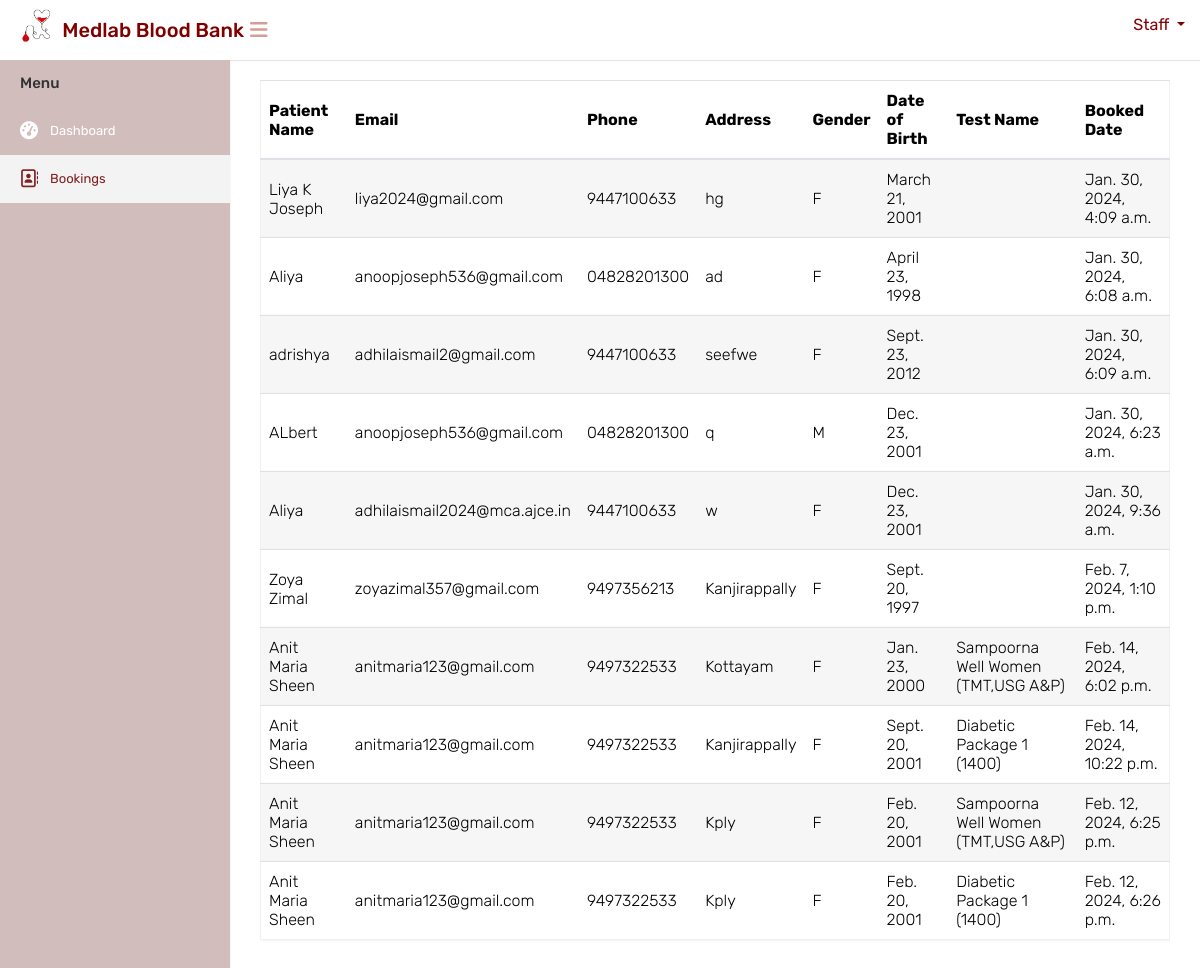
The page /labtestbookings on the database as committed earlier.
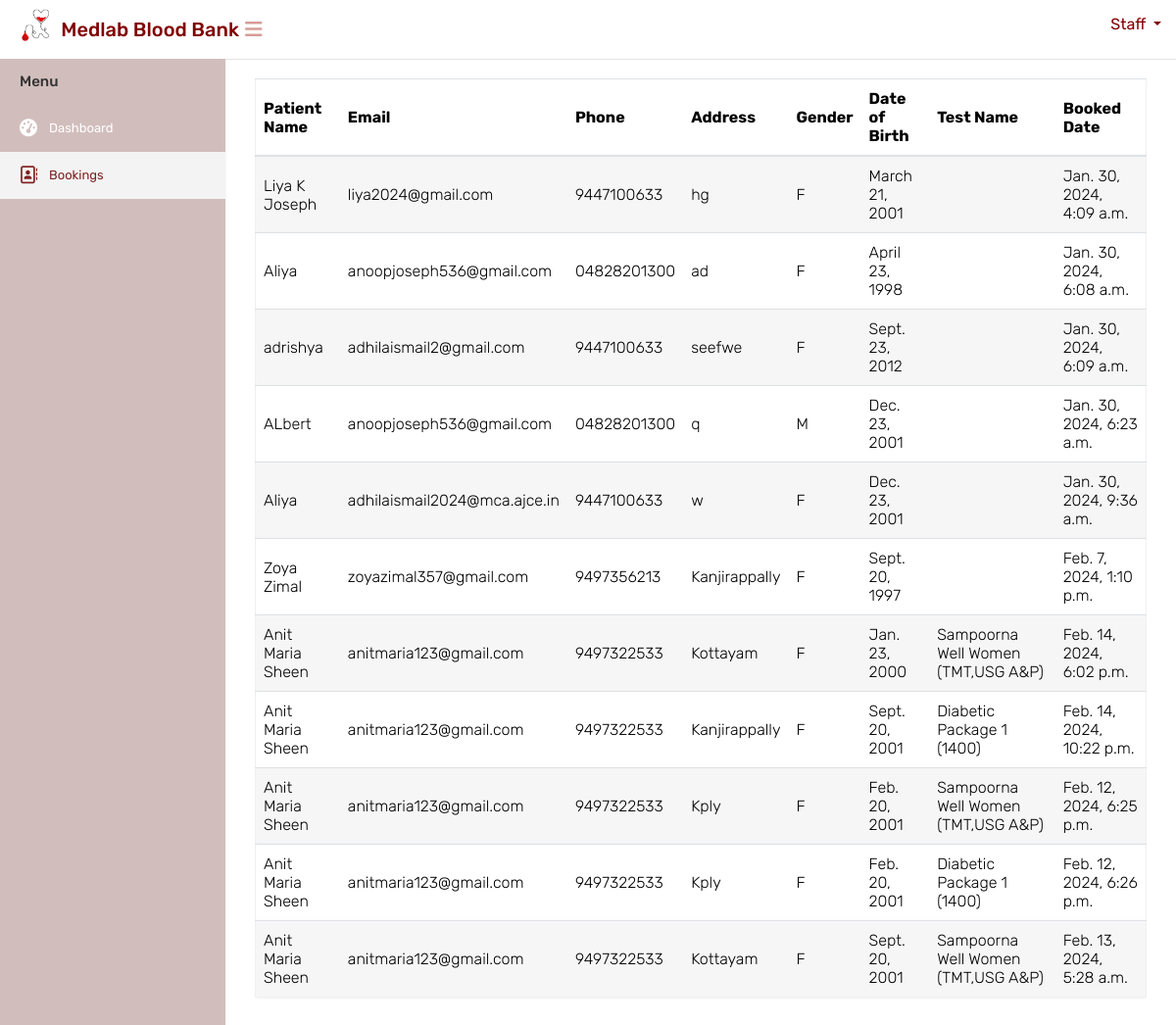
The same page on the database as committed later.
### website/models.py (models this page shows, shortened)
class Booking(models.Model):
    STATUS_CHOICES = (
        ('booked', 'Booked'),
        ('cancelled', 'Cancelled'),
        ('expired', 'Expired'),
    )
    patient = models.ForeignKey(Patient, on_delete=models.CASCADE)
    booked_date = models.DateTimeField(auto_now_add=True)
    test_date = models.DateField( null=True,blank=True)
    status = models.CharField(max_length=20, choices=STATUS_CHOICES, default='booked')

class Patient(models.Model):
    user = models.ForeignKey(CustomUser, on_delete=models.CASCADE, default=1, related_name='patient_user')
    full_name = models.CharField(max_length=255)
    email = models.EmailField()
    phone = models.CharField(max_length=15)
    address = models.TextField()
    gender = models.CharField(max_length=1, choices=[('M', 'Male'), ('F', 'Female'), ('O', 'Other')])
    date_of_birth = models.DateField()
    selected_test = models.ForeignKey(LaboratoryTest, on_delete=models.SET_NULL, null=True, blank=True)

class LaboratoryTest(models.Model):
    test_name = models.CharField(max_length=255)
    test_price = models.DecimalField(max_digits=10, decimal_places=2)
    package_details = models.JSONField()

### website/views.py (the view)
# urls.py: path('labtestbookings',views.labtestbookings, name='labtestbookings'),
def labtestbookings(request):
    appointments = Booking.objects.all()
    test_name= Patient.objects
    context = {'appointments': appointments}
    return render(request, 'labstaff/viewbookings.html', context)

### templates/labstaff/viewbookings.html (shortened to what this page needs)
{% load static %}
<html lang="en">
<head>
    <link rel="stylesheet" type="text/css" href="{% static 'mainuser/css/bootstrap.min.css' %}">
    <link rel="stylesheet" type="text/css" href="{% static 'mainuser/css/font-awesome.min.css' %}">
    <link rel="stylesheet" type="text/css" href="{% static 'mainuser/css/select2.min.css' %}">
    <link rel="stylesheet" type="text/css" href="{% static 'mainuser/css/style.css' %}">
</head>
<body>
    <div class="main-wrapper">
        <div class="header" style="background-color:white;height:60px;">
			<div class="header-left">
				<a href="{% url 'adminindex' %}" class="logo" style="color: black;">
					<img src="{% static 'mainuser/img/logocopy.png' %}" width="75" height="40" alt="" style="margin-left:15px"> <span style="color: maroon;font-size: 20px;margin-top:10px; margin-left:-10px;white-space: nowrap;">Medlab Blood Bank</span>
				</a>
			</div>
			<a id="toggle_btn" href="javascript:void(0);" style="color:#d69c98;margin-top:20px;margin-left:10px;"><i class="fa fa-bars"></i></a>
            <ul class="nav user-menu float-right">
                <li class="nav-item dropdown has-arrow">
                    <a href="#" class="dropdown-toggle nav-link user-link" data-toggle="dropdown"style="color:maroon">
						<span style="color:maroon;">Staff</span>
                    </a>
                </li>
            </ul>
        </div>
        <div class="sidebar" id="sidebar">
            <div class="sidebar-inner slimscroll">
                <div id="sidebar-menu" class="sidebar-menu">
                    <ul>
                        <li class="menu-title">Menu</li>
                        <li>
                            <a href="{% url 'labstaffindex' %}"><i class="fa fa-dashboard"></i> <span>Dashboard</span></a>
                        </li>
						<li  class="active">
                            <a href="{% url 'labtestbookings' %}"><i class="fa fa-address-book-o"></i> <span>Bookings</span></a>
                        </li>
                    </ul>
                </div>
            </div>
        </div>
        <div class="page-wrapper">
            <div class="content">
                <div class="row">
                    <div class="col-md-12">
                        <div class="table-responsive">
                            <table class="table table-striped custom-table">
                                <thead>
                                    <tr>
                                        <th>Patient Name</th>
                                        <th>Email</th>
                                        <th>Phone</th>
                                        <th>Address</th>
                                        <th>Gender</th>
                                        <th>Date of Birth</th>
                                        <th>Test Name</th>
                                        <th>Booked Date</th>
                                    </tr>
                                </thead>
                                <tbody>
                                    {% for appointment in appointments %}
                                        <tr>
                                            <td>{{ appointment.patient.full_name }}</td>
                                            <td>{{ appointment.patient.email }}</td>
                                            <td>{{ appointment.patient.phone }}</td>
                                            <td>{{ appointment.patient.address }}</td>
                                            <td>{{ appointment.patient.gender }}</td>
                                            <td>{{ appointment.patient.date_of_birth }}</td>
                                            <td>{{ appointment.patient.selected_test.test_name }}</td>
                                            <td>{{ appointment.booked_date }}</td>
                                        </tr>
                                    {% endfor %}
                                </tbody>
                            </table>
                        </div>
                    </div>
                </div>
            </div>
		</div>
    </div>
</body>
</html>

Rows that differ between the two databases and show on the page:
added Booking: patient.full_name "Anit Maria Sheen", patient.email "anitmaria123@gmail.com", patient.phone "9497322533", patient.address "Kottayam", patient.gender "F", patient.date_of_birth "Sept. 20, 2001", patient.selected_test.test_name "Sampoorna Well Women (TMT,USG A&P)", booked_date "Feb. 13, 2024, 5:28 a.m."
